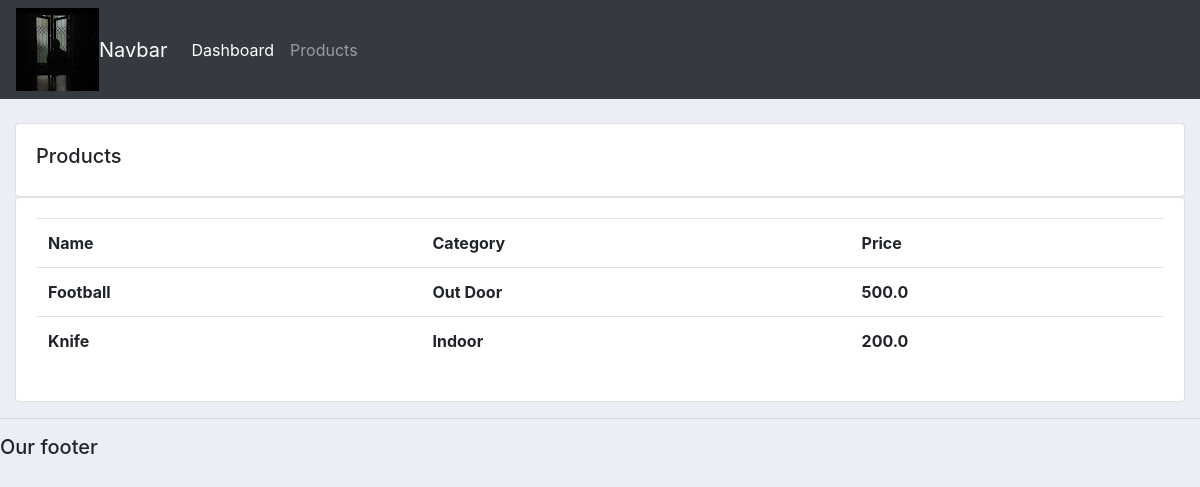
The page /products on the database as committed earlier.
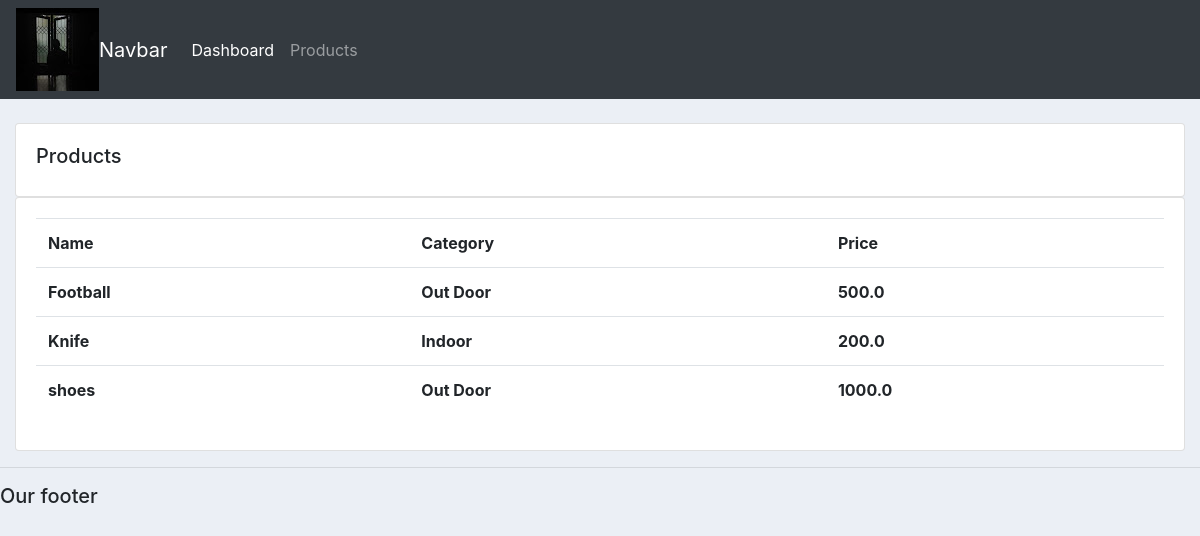
The same page on the database as committed later.
### mainapp/models.py (models this page shows)
class Product(models.Model):
    CATEGORY=(
        ('Indoor', 'Indoor'),
        ('Out Door','Out door')
    )
    name = models.CharField(max_length=200,null=True)
    price = models.FloatField(null=True)
    category = models.CharField(max_length=200,null=True,choices=CATEGORY)
    description = models.CharField(max_length=200,null=True)
    data_created = models.DateTimeField(auto_now_add=True,null=True)
    tags = models.ManyToManyField(Tag)
    def __str__(self):
        return self.name

### mainapp/views.py (the view)
# urls.py: path('products', views.products, name='products'),
def products(request):
    products = Product.objects.all()
    context = {"product":products}
    print(products)
    return render(request,'mainapp/product.html',context)

### mainapp/templates/mainapp/product.html
{%  extends 'mainapp/main.html' %}
{% block content %}
		<br>
		<div class="row">
			<div class="col-md">
				<div class="card card-body">
					<h5>Products</h5>
				</div>
				<div class="card card-body">
					<table class="table">
						<tr>
							<th>Name</th>
							<th>Category</th>
							<th>Price</th>
						</tr>
						{% for prod in product %}
						<tr>
							<th>{{ prod.name }}</th>
							<th>{{ prod.category }}</th>
							<th>{{ prod.price }}</th>
						</tr>
						{% endfor %}
					</table>
				</div>
			</div>
		</div>
{% endblock content %}

Rows that differ between the two databases and show on the page:
added Product: name "shoes", category "Out Door", price "1000.0"
